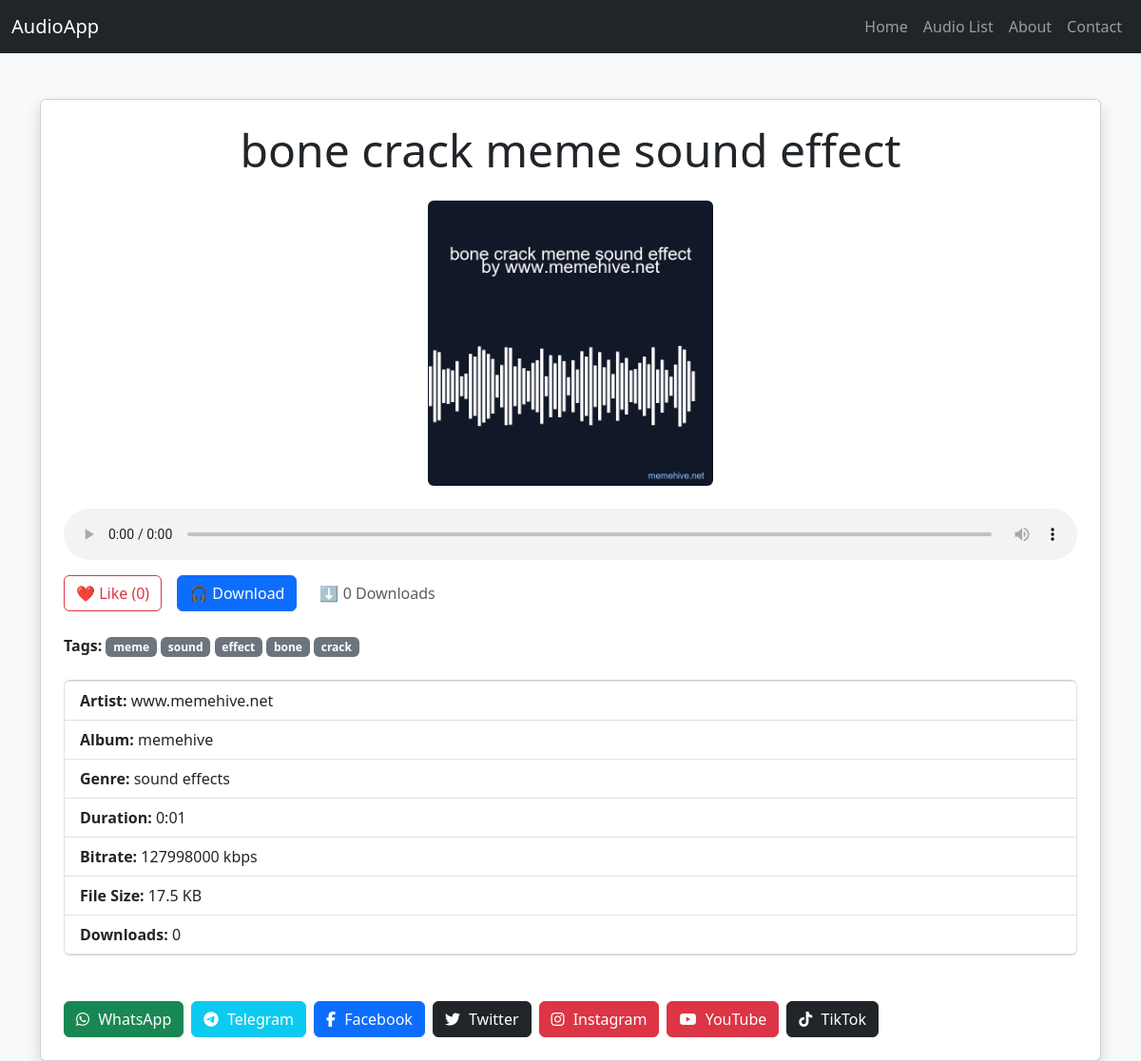
The page /audio/bone-crack-meme-sound-effect/ on the database its author committed.
### music/models.py (models this page shows, shortened)
class Audio(models.Model):
    title = models.CharField(max_length=200, blank=True)
    slug = models.SlugField(unique=True, blank=True)
    category = models.ForeignKey(Category, on_delete=models.SET_NULL, null=True, blank=True)
    audio_file = models.FileField(upload_to='audios/')
    featured_image = models.ImageField(upload_to='featured_image/', blank=True, null=True)
    description = RichTextField(blank=True, null=True)
    uploaded_at = models.DateTimeField(auto_now_add=True)
    likes = models.PositiveIntegerField(default=0)
    tags = TaggableManager(blank=True)
    artist = models.CharField(max_length=255, blank=True, default='www.memehive.net')
    album = models.CharField(max_length=200, blank=True, default='memehive')
    genre = models.CharField(max_length=100, blank=True, default='sound effects')
    bitrate = models.IntegerField(blank=True, null=True)  # in bps
    filesize = models.IntegerField(blank=True, null=True)  # in bytes
    duration = models.FloatField(blank=True, null=True)  # in seconds
    downloads = models.PositiveIntegerField(default=0)
    def formatted_duration(self):
        if self.duration:
            mins = int(self.duration) // 60
            secs = int(self.duration) % 60
            return f"{mins}:{secs:02d}"
        return "-"

### music/views.py (the view)
# urls.py: path('audio/<slug:slug>/', audio_detail, name='audio_detail'),
def audio_detail(request, slug):
    audio = get_object_or_404(Audio, slug=slug)
    try:
        metadata = MutagenFile(audio.audio_file.path)
        duration = round(metadata.info.length, 2) if metadata.info.length else None
        bitrate = metadata.info.bitrate if hasattr(metadata.info, 'bitrate') else None
        filesize = os.path.getsize(audio.audio_file.path)
        genre = metadata.tags.get('TCON', [None])[0] if metadata.tags and metadata.tags.get('TCON') else 'sound effects'
        artist = metadata.tags.get('TPE1', [None])[0] if metadata.tags and metadata.tags.get('TPE1') else 'www.memehive.net'
        album = metadata.tags.get('TALB', [None])[0] if metadata.tags and metadata.tags.get('TALB') else 'memehive'
    except Exception as e:
        duration = bitrate = filesize = genre = artist = None
        album = 'memehive'
        print("Metadata error:", e)
    context = {
        'audio': audio,
        'duration': duration,
        'bitrate': bitrate,
        'filesize': filesize,
        'genre': genre,
        'artist': artist,
        'album': album,
    }
    return render(request, 'music/audio_detail.html', context)

### music/templates/music/audio_detail.html (shortened to what this page needs)
{% load static %}
<!DOCTYPE html>
<html lang="en">
<head>
  <link href="https://cdn.jsdelivr.net/npm/bootstrap@5.3.0/dist/css/bootstrap.min.css" rel="stylesheet">
  <link rel="stylesheet" href="https://cdnjs.cloudflare.com/ajax/libs/font-awesome/6.5.0/css/all.min.css" />
  <link rel="stylesheet" href="{% static 'music/css/audio_detail.css' %}">
</head>
<body class="bg-light">
<nav class="navbar navbar-expand-lg navbar-dark bg-dark">
  <div class="container-fluid">
    <a class="navbar-brand" href="/">AudioApp</a>
    <div class="collapse navbar-collapse" id="navbarNav">
      <ul class="navbar-nav ms-auto">
        <li class="nav-item"><a class="nav-link" href="/">Home</a></li>
        <li class="nav-item"><a class="nav-link" href="/audio/">Audio List</a></li>
        <li class="nav-item"><a class="nav-link" href="#about">About</a></li>
        <li class="nav-item"><a class="nav-link" href="#contact">Contact</a></li>
      </ul>
    </div>
  </div>
</nav>
<div class="container mt-5">
  <div class="card shadow p-4">
    <div class="text-center">
      <h1 class="display-5">{{ audio.title }}</h1>
      {% if audio.featured_image %}
        <img src="{{ audio.featured_image.url }}" class="img-fluid rounded mt-3 mb-4" style="max-height: 300px;" alt="Featured Image">
      {% else %}
        <img src="{% static 'default.png' %}" class="img-fluid rounded mt-3 mb-4" style="max-height: 300px;" alt="Default Image">
      {% endif %}
    </div>
    <audio controls class="w-100 mb-3">
      <source src="{{ audio.audio_file.url }}" type="audio/mpeg">
    </audio>
    <div class="d-flex flex-wrap gap-3 align-items-center">
      <form action="{% url 'like_audio' audio.id %}" method="post">
        <button type="submit" class="btn btn-outline-danger">
          ❤️ Like ({{ audio.likes }})
        </button>
      </form>
      <a href="{% url 'download_audio' audio.slug %}" class="btn btn-primary">
        🎧 Download
      </a>
      <span class="text-muted ms-2">⬇️ {{ audio.downloads }} Downloads</span>
    </div>
    <div class="mt-4">
      <strong>Tags:</strong>
      {% for tag in audio.tags.all %}
        <span class="badge bg-secondary">{{ tag.name }}</span>
      {% empty %}
        <span class="text-muted">No tags</span>
      {% endfor %}
    </div><br>
    <ul class="list-group mb-4">
      <li class="list-group-item"><strong>Artist:</strong> {{ audio.artist|default:"www.memehive.net" }}</li>
      <li class="list-group-item"><strong>Album:</strong> {{ audio.album|default:"memehive" }}</li>
      <li class="list-group-item"><strong>Genre:</strong> {{ audio.genre|default:"sound effects" }}</li>
      <li class="list-group-item"><strong>Duration:</strong> {{ audio.formatted_duration }}</li>
      <li class="list-group-item"><strong>Bitrate:</strong>
        {% if audio.bitrate %}
          {% widthratio audio.bitrate 1 1000 %} kbps
        {% else %}
          N/A
        {% endif %}
      </li>
      <li class="list-group-item"><strong>File Size:</strong> {{ audio.filesize|filesizeformat }}</li>
      <li class="list-group-item"><strong>Downloads:</strong> {{ audio.downloads }}</li>
    </ul>
    <div class="d-flex gap-2 flex-wrap mt-4">
      <a href="https://api.whatsapp.com/send?text={{ request.build_absolute_uri }}" class="btn btn-success" target="_blank" rel="noopener noreferrer">
        <i class="fab fa-whatsapp"></i> WhatsApp
      </a>
      <a href="https://t.me/share/url?url={{ request.build_absolute_uri }}" class="btn btn-info text-white" target="_blank" rel="noopener noreferrer">
        <i class="fab fa-telegram-plane"></i> Telegram
      </a>
      <a href="https://www.facebook.com/sharer/sharer.php?u={{ request.build_absolute_uri }}" class="btn btn-primary" target="_blank" rel="noopener noreferrer">
        <i class="fab fa-facebook-f"></i> Facebook
      </a>
      <a href="https://twitter.com/intent/tweet?url={{ request.build_absolute_uri }}" class="btn btn-dark" target="_blank" rel="noopener noreferrer">
        <i class="fab fa-twitter"></i> Twitter
      </a>
      <a href="https://www.instagram.com/YOUR_INSTAGRAM_USERNAME/" class="btn btn-danger" target="_blank" rel="noopener noreferrer">
        <i class="fab fa-instagram"></i> Instagram
      </a>
      <a href="https://www.youtube.com/@YOUR_CHANNEL_NAME" class="btn btn-danger" target="_blank" rel="noopener noreferrer">
        <i class="fab fa-youtube"></i> YouTube
      </a>
      <a href="https://www.tiktok.com/@YOUR_TIKTOK_USERNAME" class="btn btn-dark" target="_blank" rel="noopener noreferrer">
        <i class="fab fa-tiktok"></i> TikTok
      </a>
    </div>
  </div>
</div>
</body>
</html>

### music/static/css/audio_detail.css (style rules this page uses)
.btn i { margin-right: 5px; }

### rows shown on the page
Audio: title "bone crack meme sound effect", featured_image (picture), likes "0", downloads "0", artist "www.memehive.net", album "memehive", genre "sound effects", formatted_duration "0:01", bitrate "127998000", filesize|filesizeformat "17.5 KB"
Tag: name "meme"
Tag: name "sound"
Tag: name "effect"
Tag: name "bone"
Tag: name "crack"
